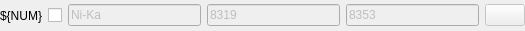
<?xml version="1.0" encoding="UTF-8"?>
<ui version="4.0">
 <class>Form</class>
 <widget class="QWidget" name="Form">
  <property name="geometry">
   <rect>
    <x>0</x>
    <y>0</y>
    <width>525</width>
    <height>31</height>
   </rect>
  </property>
  <property name="windowTitle">
   <string>Form</string>
  </property>
  <property name="autoFillBackground">
   <bool>true</bool>
  </property>
  <property name="styleSheet">
   <string notr="true"/>
  </property>
  <layout class="QHBoxLayout" name="horizontalLayout_3">
   <property name="leftMargin">
    <number>0</number>
   </property>
   <property name="topMargin">
    <number>0</number>
   </property>
   <property name="rightMargin">
    <number>0</number>
   </property>
   <property name="bottomMargin">
    <number>0</number>
   </property>
   <item>
    <widget class="QWidget" name="widget" native="true">
     <layout class="QHBoxLayout" name="horizontalLayout">
      <property name="leftMargin">
       <number>0</number>
      </property>
      <property name="topMargin">
       <number>0</number>
      </property>
      <property name="rightMargin">
       <number>0</number>
      </property>
      <property name="bottomMargin">
       <number>0</number>
      </property>
      <item>
       <widget class="PyDMLabel" name="roi_index_label">
        <property name="sizePolicy">
         <sizepolicy hsizetype="Minimum" vsizetype="Preferred">
          <horstretch>0</horstretch>
          <verstretch>0</verstretch>
         </sizepolicy>
        </property>
        <property name="minimumSize">
         <size>
          <width>20</width>
          <height>0</height>
         </size>
        </property>
        <property name="maximumSize">
         <size>
          <width>16777215</width>
          <height>16777215</height>
         </size>
        </property>
        <property name="baseSize">
         <size>
          <width>20</width>
          <height>0</height>
         </size>
        </property>
        <property name="toolTip">
         <string/>
        </property>
        <property name="text">
         <string>${NUM}</string>
        </property>
        <property name="alignment">
         <set>Qt::AlignRight|Qt::AlignTrailing|Qt::AlignVCenter</set>
        </property>
       </widget>
      </item>
      <item>
       <widget class="PyDMCheckbox" name="enabled_checkbox">
        <property name="toolTip">
         <string/>
        </property>
        <property name="PyDMToolTip" stdset="0">
         <string>Enable or disable this ROI.

Data will be saved either way, but disabled channels will not appear in the list of hinted signals.</string>
        </property>
        <property name="channel" stdset="0">
         <string>oph://${DEV}.mcas.mca${MCA}.rois.roi${ROI}.is_hinted._write_pv</string>
        </property>
       </widget>
      </item>
      <item>
       <widget class="QWidget" name="roi_controls_layout" native="true">
        <property name="enabled">
         <bool>false</bool>
        </property>
        <layout class="QHBoxLayout" name="horizontalLayout_2">
         <property name="leftMargin">
          <number>0</number>
         </property>
         <property name="topMargin">
          <number>3</number>
         </property>
         <property name="rightMargin">
          <number>0</number>
         </property>
         <property name="bottomMargin">
          <number>3</number>
         </property>
         <item>
          <widget class="PyDMLineEdit" name="label_lineedit">
           <property name="sizePolicy">
            <sizepolicy hsizetype="Expanding" vsizetype="Fixed">
             <horstretch>0</horstretch>
             <verstretch>0</verstretch>
            </sizepolicy>
           </property>
           <property name="maximumSize">
            <size>
             <width>16777215</width>
             <height>16777215</height>
            </size>
           </property>
           <property name="baseSize">
            <size>
             <width>0</width>
             <height>0</height>
            </size>
           </property>
           <property name="toolTip">
            <string/>
           </property>
           <property name="text">
            <string>Ni-Ka</string>
           </property>
           <property name="placeholderText">
            <string>ROI Name</string>
           </property>
           <property name="channel" stdset="0">
            <string>oph://${DEV}.mcas.mca${MCA}.rois.roi${ROI}.label._write_pv</string>
           </property>
           <property name="displayFormat" stdset="0">
            <enum>PyDMLineEdit::String</enum>
           </property>
          </widget>
         </item>
         <item>
          <widget class="PyDMLineEdit" name="lower_lineedit">
           <property name="toolTip">
            <string/>
           </property>
           <property name="text">
            <string>8319</string>
           </property>
           <property name="placeholderText">
            <string>Lower bound</string>
           </property>
           <property name="channel" stdset="0">
            <string>oph://${DEV}.mcas.mca${MCA}.rois.roi${ROI}.lo_chan._write_pv</string>
           </property>
           <property name="displayFormat" stdset="0">
            <enum>PyDMLineEdit::Decimal</enum>
           </property>
          </widget>
         </item>
         <item>
          <widget class="PyDMLineEdit" name="upper_lineedit">
           <property name="toolTip">
            <string/>
           </property>
           <property name="text">
            <string>8353</string>
           </property>
           <property name="placeholderText">
            <string>Upper bound</string>
           </property>
           <property name="channel" stdset="0">
            <string>oph://${DEV}.mcas.mca${MCA}.rois.roi${ROI}.hi_chan._write_pv</string>
           </property>
           <property name="displayFormat" stdset="0">
            <enum>PyDMLineEdit::Decimal</enum>
           </property>
          </widget>
         </item>
         <item>
          <widget class="QPushButton" name="set_roi_button">
           <property name="toolTip">
            <string>Select this ROI to be shown on the plot.</string>
           </property>
           <property name="text">
            <string/>
           </property>
           <property name="iconSize">
            <size>
             <width>12</width>
             <height>12</height>
            </size>
           </property>
           <property name="checkable">
            <bool>true</bool>
           </property>
          </widget>
         </item>
        </layout>
       </widget>
      </item>
     </layout>
    </widget>
   </item>
  </layout>
 </widget>
 <customwidgets>
  <customwidget>
   <class>PyDMLabel</class>
   <extends>QLabel</extends>
   <header>pydm.widgets.label</header>
  </customwidget>
  <customwidget>
   <class>PyDMCheckbox</class>
   <extends>QCheckBox</extends>
   <header>pydm.widgets.checkbox</header>
  </customwidget>
  <customwidget>
   <class>PyDMLineEdit</class>
   <extends>QLineEdit</extends>
   <header>pydm.widgets.line_edit</header>
  </customwidget>
 </customwidgets>
 <resources/>
 <connections>
  <connection>
   <sender>enabled_checkbox</sender>
   <signal>toggled(bool)</signal>
   <receiver>roi_controls_layout</receiver>
   <slot>setEnabled(bool)</slot>
   <hints>
    <hint type="sourcelabel">
     <x>20</x>
     <y>23</y>
    </hint>
    <hint type="destinationlabel">
     <x>286</x>
     <y>24</y>
    </hint>
   </hints>
  </connection>
 </connections>
</ui>
